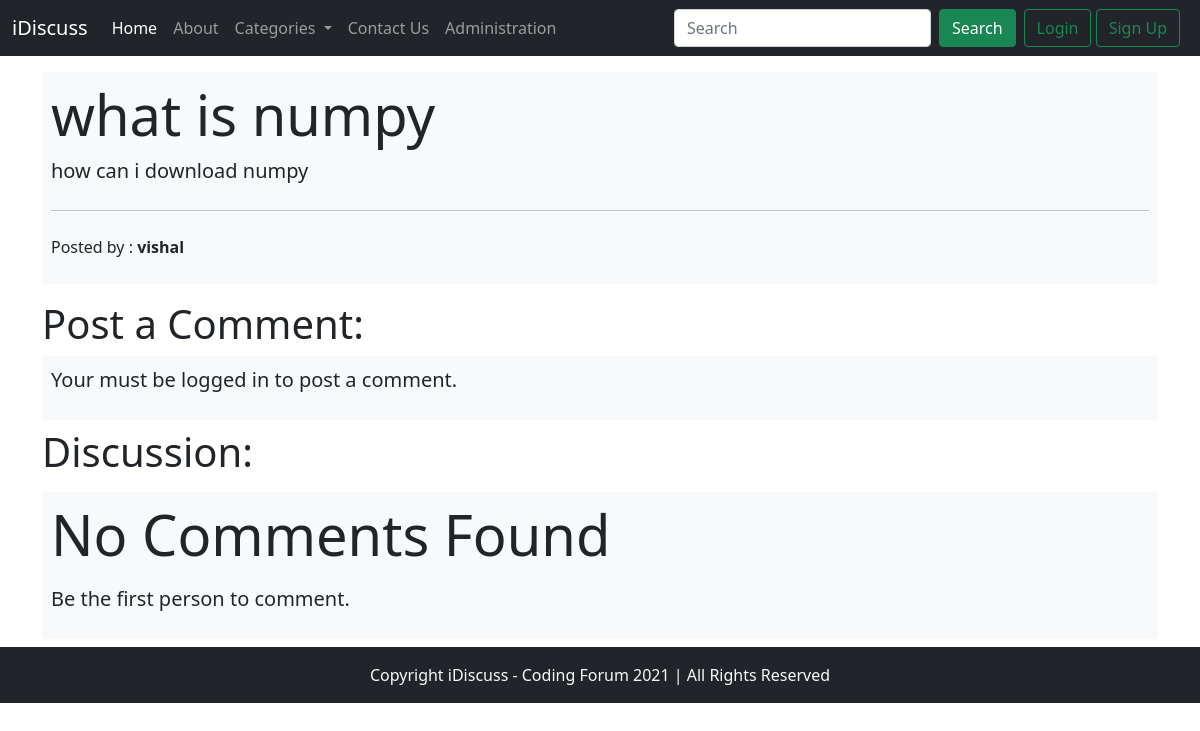
The app's page /thread.php?thread_id=3 with its own data.
### tables this page shows
CREATE TABLE `thread` (
  `thread_id` int(7) NOT NULL,
  `thread_title` varchar(255) NOT NULL,
  `thread_desc` text NOT NULL,
  `thread_cat_id` int(7) NOT NULL,
  `thread_user_id` int(7) NOT NULL,
  `timestamp` datetime NOT NULL DEFAULT current_timestamp()
);

CREATE TABLE `users` (
  `sno.` int(8) NOT NULL,
  `user_username` varchar(30) NOT NULL,
  `user_password` varchar(255) NOT NULL,
  `timestamp` datetime NOT NULL DEFAULT current_timestamp()
);

### thread.php (the view, shortened to what this page needs)
<!doctype html>
<html lang="en">
<head>
    <link href="https://cdn.jsdelivr.net/npm/bootstrap@5.0.0-beta2/dist/css/bootstrap.min.css" rel="stylesheet"
>
</head>
<body>
    <?php require './partials/_header.php' ?>
    <?php require './partials/_db_connect.php' ?>
    <?php
        $id = $_GET['thread_id'];
        $sql = "SELECT * FROM `thread` WHERE thread_id =$id";
        $result = mysqli_query($conn, $sql);
        while($row = mysqli_fetch_assoc($result)){
            $thread_title = $row['thread_title'];
            $thread_desc = $row['thread_desc'];
            $thread_user_id = $row['thread_user_id'];
            $sql = "SELECT user_username FROM `users` WHERE `sno.` = '$thread_user_id'";
            $result = mysqli_query($conn, $sql);
            $row = mysqli_fetch_assoc($result);
            $posted_by = $row['user_username'];
        }
    ?>
    <div class="container my-3">
        <div class="jumbotron border border-light bg-light text-dark p-2">
            <h1 class="display-4">
                <?php echo $thread_title; ?>
            </h1>
            <p class="lead">
                <?php echo $thread_desc;?>
            </p>
            <hr class="my-4">
            <p>Posted by :<b> <?php echo $posted_by ?></b></p>
        </div>
    </div>
    <?php
    if (isset($_SESSION['loggedin']) && $_SESSION['loggedin'] == true) {
        echo'<div class="container">
                <h1 class="py-2">Post a Comment:</h1>
                <form action="'.$_SERVER["REQUEST_URI"].'" method="POST">
                    <div class="mb-3">
                        <label for="comment">Type your comment: </label>
                        <textarea class="form-control" id="comment" name="comment" placeholder="enter your response for the above thread" required rows="3"></textarea>
                        <input type="hidden" name="sno" value="'.$_SESSION["sno"].'">
                    </div>
                    <button type="submit" class="btn btn-primary my-2">Post Comment</button>
                </form>
            </div>';
    }else{
        echo"<div class='container'>
              <h1 class='py2'>Post a Comment:</h1>
                <div class='jumbotron border border-light bg-light text-dark p-2'>
                    <p class='lead'>Your must be logged in to post a comment.</p>
                </div>
            </div>";
    }
    ?>
    <div class="container" id="ques">
        <h1 class="py-2">Discussion:</h1>
        <?php
            $noResult = true;
            if ($noResult) {
                echo '<div class="jumbotron jumbotron-fluid border border-light bg-light p-2">
                        <p class="display-4">No Comments Found</p>
                        <p class="lead">
                            <b>Be the first person to comment.</b>
                        </p>
                    </div>';
            }
        ?>
    </div>
    <?php require './partials/_footer.php' ?>
</body>
</html>

### records on screen
thread: thread_title "what is numpy", thread_desc "how can i download numpy"
users: user_username "vishal"
